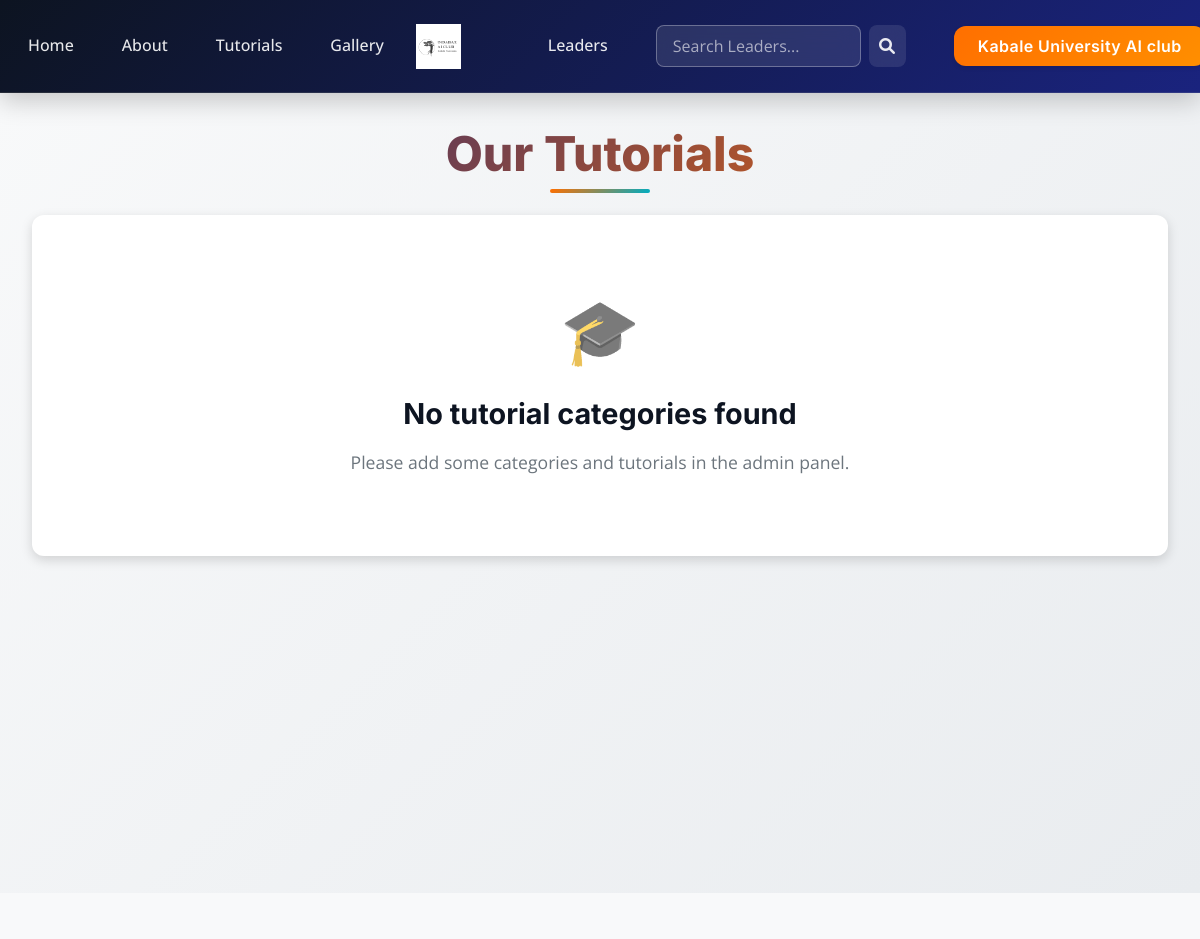
Before: /communities/indabax/tutorials/ (upper part) with the older database file.
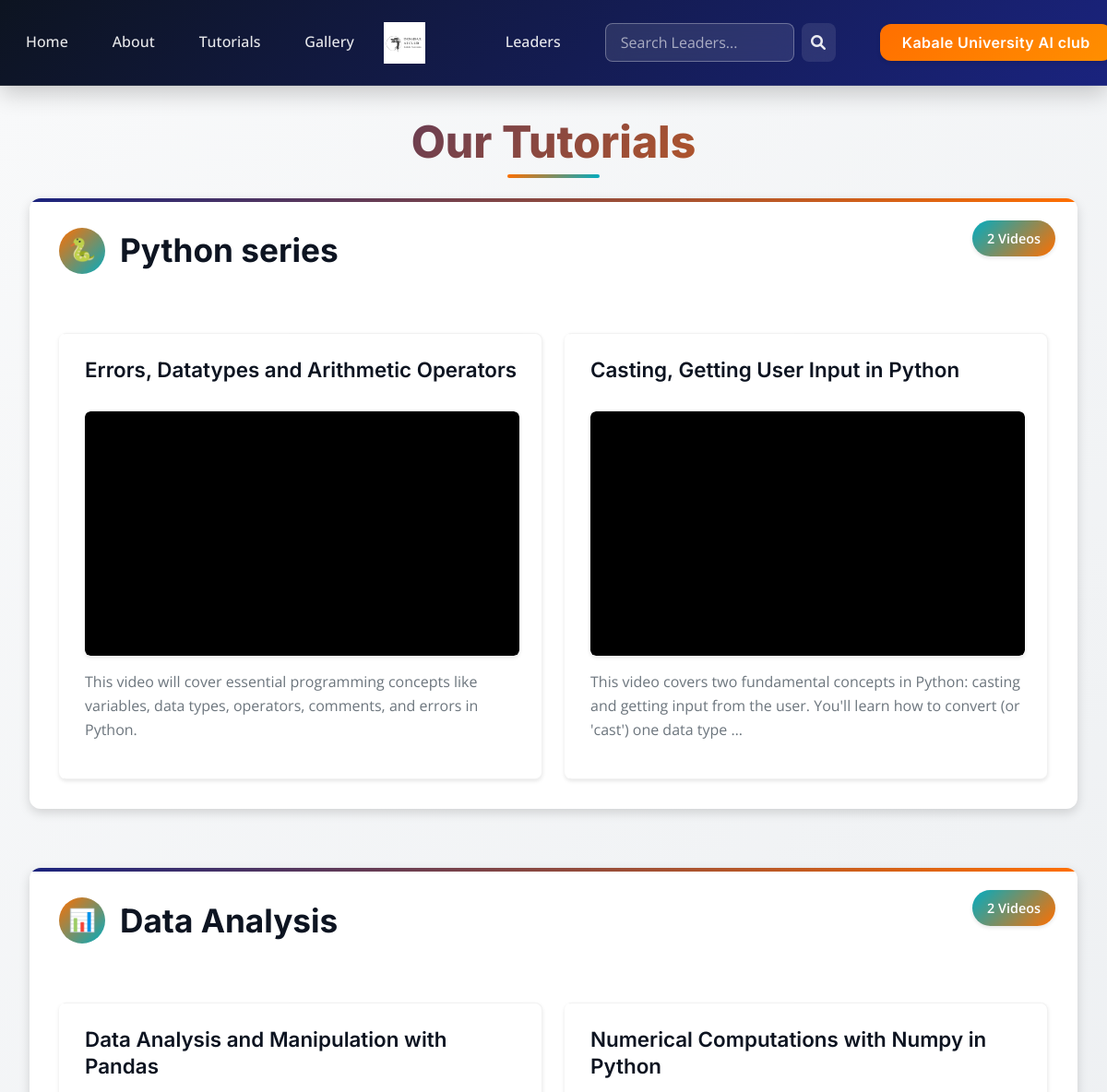
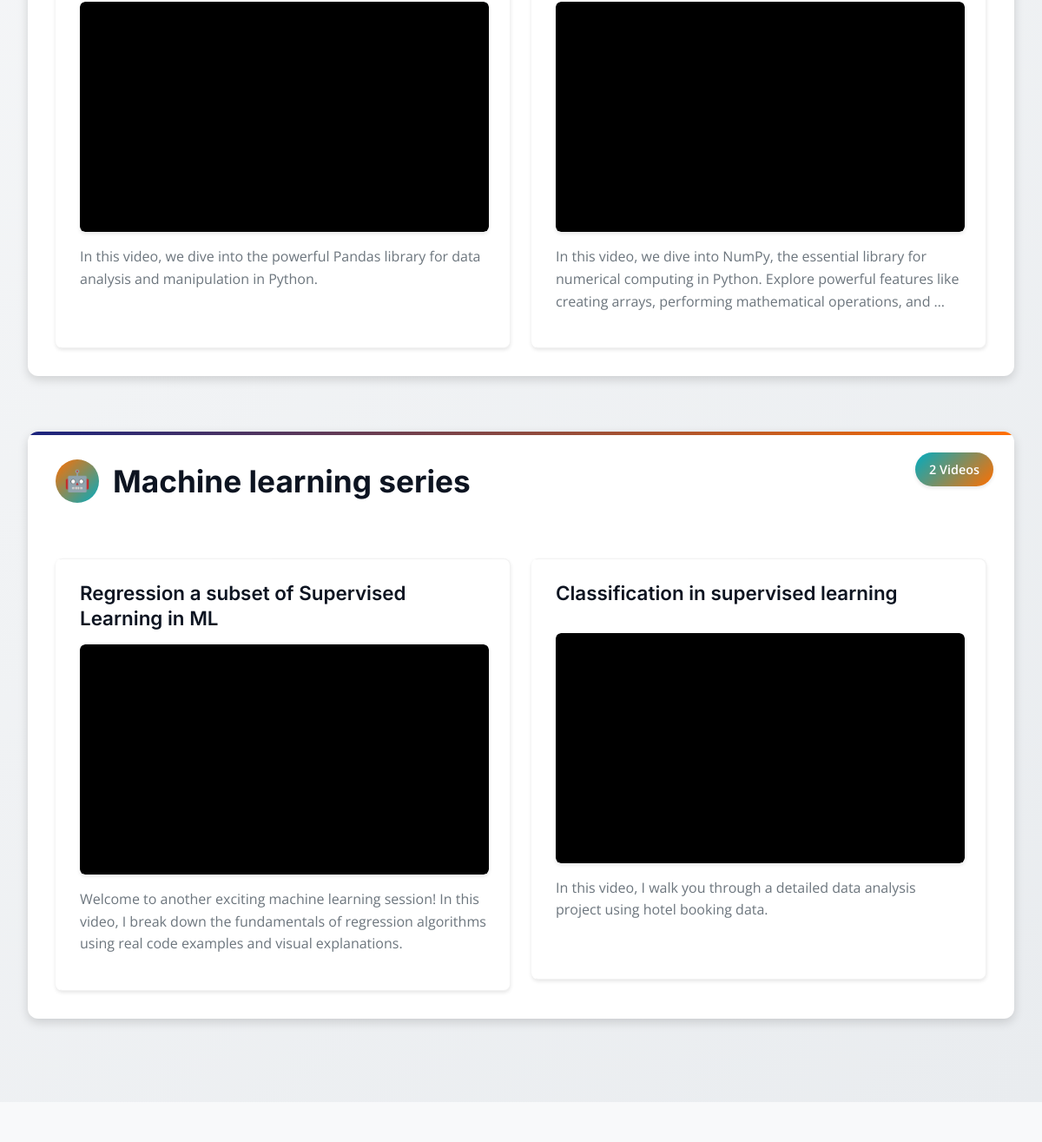
After: the same page with the newer database file (2 pictures, top to bottom).
### indabax_app/models.py (models this page shows, shortened)
class TutorialCategory(models.Model):
    name = models.CharField(max_length=100)

class Tutorial(models.Model):
    title = models.CharField(max_length=200)
    category = models.ForeignKey(TutorialCategory, on_delete=models.CASCADE)
    video_url = models.URLField()
    description = models.TextField()
    date_posted = models.DateTimeField(auto_now_add=True)

### indabax_app/views.py (the view)
# urls.py: path('tutorials/', TutorialsPageView.as_view(), name='tutorials'),
class TutorialsPageView(TemplateView):
    template_name = "indabax_app/tutorials.html"
    def get_context_data(self, **kwargs):
        context = super().get_context_data(**kwargs)
        categories = TutorialCategory.objects.prefetch_related('tutorial_set').all()
        context['categories'] = categories
        return context

### indabax_app/context_processors.py (called while the page is built)
def indabax_settings(request): # <--- RENAMED THE FUNCTION
    try:
        settings = SiteSettings.objects.first()
    except SiteSettings.DoesNotExist:
        settings = None
    return {'indabax_settings': settings} # <--- RENAMED THE DICTIONARY KEY

### indabax_app/templatetags/tutorial_filters.py (called while the page is built)
@register.filter
def youtube_video_id(value):
    if not value:
        return None
    parsed_url = urlparse(value)
    if parsed_url.hostname in ('www.youtube.com', 'youtube.com'):
        if parsed_url.path == '/watch':
            query = parse_qs(parsed_url.query)
            return query.get('v', [None])[0]
        elif parsed_url.path.startswith('/embed/'):
            return parsed_url.path.split('/')[2]
    elif parsed_url.hostname == 'youtu.be':
        return parsed_url.path[1:] # Remove leading '/'
    return None

### kuai_club/context_processors.py (called while the page is built)
def site_settings(request):
    settings = cache.get('site_settings')
    if not settings:
        settings = SiteSettings.objects.first()
        cache.set('site_settings', settings, 300)
    return {'site_settings': settings}

def about_pages_processor(request):
    about_pages = cache.get('about_pages')
    about_page = cache.get('about_page')
    if not about_pages:
        about_pages = Aboutus.objects.all()
        cache.set('about_pages', about_pages, 300)
    if not about_page:
        about_page = Aboutus.objects.first()
        cache.set('about_page', about_page, 300)
    return {
        'about_pages': about_pages,
        'about_page': about_page,
    }

def leader_processor(request):
    leaders_student = Leader.objects.filter(category='student').order_by('position')
    leaders_executive = Leader.objects.filter(category='executive').order_by('position')
    leaders_faculty = Leader.objects.filter(category='faculty').order_by('position')
    return {
        'leaders_student': leaders_student,
        'leaders_executive': leaders_executive,
        'leaders_faculty': leaders_faculty
    }

def news_processor(request):
    news = cache.get('news_items')
    if not news:
        news = News.objects.filter(is_published=True).order_by('-publish_date')
        cache.set('news_items', news, 300)  # Cache for 300 seconds = 5 minutes
    return {'news': news}

def events_processor(request):
    events = cache.get('events_list')
    if not events:
        events = Event.objects.filter(is_published=True).order_by('event_start')
        cache.set('events_list', events, 300)
    return {'events': events}

### indabax_app/templates/indabax_app/tutorials.html (shortened to what this page needs)
{% extends "indabax_app/base.html" %}
{% load static %}
{% load tutorial_filters %}
{% block content %}
<link rel="stylesheet" href="{% static 'indabax_app/css/tutorials.css' %}">
<div class="tutorials-container">
    <h2>Our Tutorials</h2>
    {% for category in categories %}
        {% with category_class=category.name|lower|slugify %}
        <div class="category-section category-{{ category_class }}">
            <div class="category-stats">
                {{ category.tutorial_set.all|length }} Video{{ category.tutorial_set.all|length|pluralize }}
            </div>
            <div class="category-header">
                <h3 data-category="{{ category_class }}">{{ category.name }}</h3>
            </div>
            <div class="tutorial-grid" id="grid-{{ category.id }}">
                {% for tutorial in category.tutorial_set.all %}
                    {% with tutorial.video_url|youtube_video_id as video_id %}
                        {% if video_id %}
                            <div class="tutorial-item" data-index="{{ forloop.counter }}">
                                <h4>{{ tutorial.title }}</h4>
                                <div class="video-wrapper">
                                    <iframe
                                        src="https://www.youtube-nocookie.com/embed/{{ video_id }}?controls=1&showinfo=0&rel=0&modestbranding=1&iv_load_policy=3&fs=1&cc_load_policy=0&enablejsapi=0"
                                        frameborder="0"
                                        allow="accelerometer; autoplay; clipboard-write; encrypted-media; gyroscope"
                                        allowfullscreen
                                        loading="lazy"
                                        title="{{ tutorial.title }}"
>
                                    </iframe>
                                </div>
                                <p>{{ tutorial.description|truncatewords:25 }}</p>
                            </div>
                        {% endif %}
                    {% endwith %}
                {% empty %}
                    <div class="tutorial-empty">
                        <p>No tutorials available in this category yet.</p>
                    </div>
                {% endfor %}
            </div>
        </div>
        {% endwith %}
    {% empty %}
        <div class="no-categories">
            <h3>No tutorial categories found</h3>
            <p>Please add some categories and tutorials in the admin panel.</p>
        </div>
    {% endfor %}
</div>
{% endblock %}

### indabax_app/templates/indabax_app/base.html (shortened to what this page needs)
{% load static %}
<!DOCTYPE html>
<html lang="en">
<head>
    <link rel="stylesheet" href="{% static 'indabax_app/css/bootstrap.min.css' %}">
    <link rel="stylesheet" href="{% static 'indabax_app/css/components/navbar.css' %}">
    <link rel="stylesheet" href="{% static 'indabax_app/css/components/hero.css' %}">
    <link rel="stylesheet" href="{% static 'indabax_app/css/components/cards.css' %}">
    <link rel="stylesheet" href="{% static 'indabax_app/css/components/buttons.css' %}">
    <link rel="stylesheet" href="{% static 'indabax_app/css/components/footer.css' %}">
    <link rel="stylesheet" href="{% static 'indabax_app/css/tutorials.css' %}">
    <link rel="stylesheet" href="{% static 'indabax_app/css/indabax_app_style.css' %}">
    <link rel="stylesheet" href="{% static 'indabax_app/css/indabax_app_leaders.css' %}">
    <link rel="stylesheet" href="https://cdnjs.cloudflare.com/ajax/libs/font-awesome/6.0.0/css/all.min.css" />
</head>
<body>
<nav class="navbar navbar-expand-lg navbar-dark bg-dark navbar-shadow">
  <div class="container-fluid">
    <div class="collapse navbar-collapse" id="navbarNavIndabax">
      <ul class="navbar-nav w-100 d-lg-flex justify-content-lg-between align-items-lg-center">
        <div class="d-lg-flex">
          <li class="nav-item">
            <a class="nav-link" href="{% url 'indabax_app:home' %}">Home</a>
          </li>
          <li class="nav-item">
            <a class="nav-link" href="{% url 'indabax_app:about' %}">About</a>
          </li>
          <li class="nav-item">
            <a class="nav-link" href="{% url 'indabax_app:tutorials' %}">Tutorials</a>
          </li>
          <li class="nav-item">
                <a class="nav-link" href="{% url 'indabax_app:photos' %}">Gallery</a>
           </li>
        </div>
        <a class="navbar-brand d-none d-lg-block mx-auto" href="{% url 'indabax_app:home' %}">
            <img src="{% static 'indabax_app/images/logo.png' %}" alt="IndabaX Logo" class="nav-logo">
        </a>
        <div class="d-lg-flex">
          <li class="nav-item">
            <a class="nav-link" href="{% url 'indabax_app:leaders' %}">Leaders</a>
          </li>
          <form class="d-flex ms-lg-3 me-lg-3" role="search" action="{% url 'indabax_app:search' %}" method="get">
            <input class="form-control me-2" type="search" placeholder="Search Leaders..." aria-label="Search" name="q">
            <button class="btn btn-outline-light" type="submit">
            <i class="fas fa-search"></i>
            </button>
        </form>
          <li class="nav-item">
                <a class="nav-link btn btn-outline-light" href="{% url 'kuai_club:home' %}">Kabale University AI club</a>
            </li>
        </div>
      </ul>
    </div>
  </div>
</nav>
    {% block content %}
    {% endblock content %}
</body>
</html>

### indabax_app/static/indabax_app/css/components/navbar.css (style rules this page uses)
.navbar { background: linear-gradient(135deg, var(--indabax-dark) 0%, var(--indabax-primary) 100%) !important; backdrop-filter: blur(10px); border-bottom: 1px solid rgba(255, 255, 255, 0.1); box-shadow: var(--indabax-shadow-md); padding: var(--indabax-spacing-md) 0; position: sticky; top: 0; z-index: 1050; transition: all var(--indabax-transition-normal); }
.navbar-brand { padding: 0; margin: 0; transition: all var(--indabax-transition-normal); }
.nav-logo { height: 45px; width: auto; filter: brightness(1.1); transition: all var(--indabax-transition-normal); }
.navbar-nav { align-items: center; gap: var(--indabax-spacing-sm); }
.nav-item { position: relative; }
.nav-link { color: rgba(255, 255, 255, 0.9) !important; font-weight: 500; font-size: 1rem; padding: var(--indabax-spacing-sm) var(--indabax-spacing-md) !important; border-radius: var(--indabax-radius-sm); transition: all var(--indabax-transition-normal); position: relative; overflow: hidden; }
.nav-link::before { content: ''; position: absolute; top: 0; left: -100%; width: 100%; height: 100%; background: linear-gradient(90deg, transparent, rgba(255, 255, 255, 0.1), transparent); transition: left var(--indabax-transition-slow); }
.navbar .form-control { background: rgba(255, 255, 255, 0.1); border: 1px solid rgba(255, 255, 255, 0.3); color: white; border-radius: var(--indabax-radius-md); padding: var(--indabax-spacing-sm) var(--indabax-spacing-md); transition: all var(--indabax-transition-normal); backdrop-filter: blur(10px); min-width: 200px; }
.navbar .form-control::placeholder { color: rgba(255, 255, 255, 0.6); }
.navbar .btn-outline-light { border-color: rgba(255, 255, 255, 0.3); color: rgba(255, 255, 255, 0.9); background: rgba(255, 255, 255, 0.1); border-radius: var(--indabax-radius-md); transition: all var(--indabax-transition-normal); backdrop-filter: blur(10px); }
.nav-link.btn { background: linear-gradient(135deg, var(--indabax-secondary) 0%, #ff8f00 100%); color: white !important; border: none; font-weight: 600; padding: var(--indabax-spacing-sm) var(--indabax-spacing-lg) !important; border-radius: var(--indabax-radius-lg); margin-left: var(--indabax-spacing-md); transition: all var(--indabax-transition-normal); box-shadow: var(--indabax-shadow-sm); position: relative; overflow: hidden; }
.nav-link.btn::before { content: ''; position: absolute; top: 0; left: -100%; width: 100%; height: 100%; background: linear-gradient(90deg, transparent, rgba(255, 255, 255, 0.2), transparent); transition: left var(--indabax-transition-slow); }
.navbar-shadow { box-shadow: var(--indabax-shadow-lg); }
@media (min-width: 992px) { .navbar-brand.mx-auto { position: relative; left: auto; transform: none; margin: 0 2rem; } }
@media (min-width: 992px) { .navbar-nav.w-100 { justify-content: space-between !important; align-items: center; min-height: 60px; } }
@media (min-width: 992px) { .navbar-nav .d-lg-flex:first-child { display: flex; gap: 1rem; flex: 1; justify-content: flex-start; } }
@media (min-width: 992px) { .navbar-nav .d-lg-flex:last-child { display: flex; gap: 1rem; flex: 1; justify-content: flex-end; align-items: center; } }
@media (min-width: 992px) { .navbar-brand.d-none.d-lg-block { flex: 0 0 auto; min-width: 100px; } }
@media (min-width: 992px) { .navbar-nav.w-100 { display: grid !important; grid-template-columns: 1fr auto 1fr; align-items: center; gap: 1rem; } }
@media (min-width: 992px) { .navbar-nav .d-lg-flex:first-child { justify-self: start; } }
@media (min-width: 992px) { .navbar-brand.d-none.d-lg-block { justify-self: center; grid-column: 2; } }
@media (min-width: 992px) { .navbar-nav .d-lg-flex:last-child { justify-self: end; display: flex; align-items: center; gap: 1rem; } }
.navbar .d-flex[role="search"] { min-width: 250px; max-width: 300px; }
.nav-link.btn { margin-left: 1rem !important; white-space: nowrap; }

### indabax_app/static/indabax_app/css/components/buttons.css (style rules this page uses)
.btn { border-radius: var(--indabax-radius-lg); font-weight: 600; text-decoration: none; display: inline-flex; align-items: center; justify-content: center; gap: var(--indabax-spacing-sm); transition: all var(--indabax-transition-normal); position: relative; overflow: hidden; cursor: pointer; border: none; font-family: var(--indabax-font-primary); letter-spacing: 0.025em; }
.btn::before { content: ''; position: absolute; top: 0; left: -100%; width: 100%; height: 100%; background: linear-gradient(90deg, transparent, rgba(255, 255, 255, 0.2), transparent); transition: left var(--indabax-transition-slow); }

Changed rows visible on the page:
added TutorialCategory: tutorial_set.all|length "2", name "Python series"
added Tutorial: title "Errors, Datatypes and Arithmetic Operators", description "This video will cover essential programming concepts like variables, data types, operators, comments, and errors in Python.", shown under "2"
added Tutorial: title "Casting, Getting User Input in Python", description "This video covers two fundamental concepts in Python: casting and getting input from the user. You'll learn how to convert (or 'cast') one data type …", shown under "2"
added TutorialCategory: tutorial_set.all|length "2", name "Data Analysis"
added Tutorial: title "Data Analysis and Manipulation with Pandas", description "In this video, we dive into the powerful Pandas library for data analysis and manipulation in Python.", shown under "2"
added Tutorial: title "Numerical Computations with Numpy in Python", description "In this video, we dive into NumPy, the essential library for numerical computing in Python. Explore powerful features like creating arrays, performing mathematical operations, and …", shown under "2"
added TutorialCategory: tutorial_set.all|length "2", name "Machine learning series"
added Tutorial: title "Regression a subset of Supervised Learning in ML", description "Welcome to another exciting machine learning session! In this video, I break down the fundamentals of regression algorithms using real code examples and visual explanations.", shown under "2"
added Tutorial: title "Classification in supervised learning", description "In this video, I walk you through a detailed data analysis project using hotel booking data.", shown under "2"
Other visible differences:
text no longer shown: "No tutorial categories found Please add some categories and tutorials in the admin panel."
